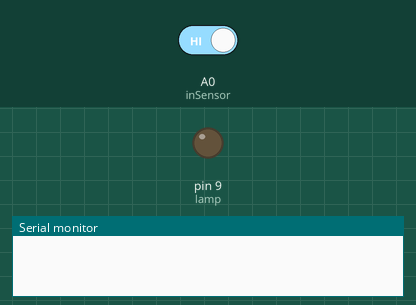
This sketch was run on a simulated Arduino Uno, built with avr-gcc and run on an emulated ATmega328P. Parts: output pins drawn as LEDs (lit = HIGH), the last lines printed to the serial monitor. The inputs (shaded band) are chosen by the test bench; at power-on: A0 (inSensor) HIGH.

Above: at 1.2 s.
1.3 s: A0 (inSensor) driven LOW
At 4.1 s:
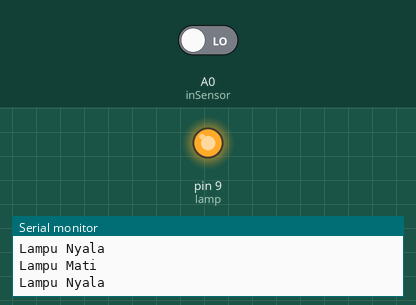
4.3 s: A0 (inSensor) driven HIGH
At 5.4 s:
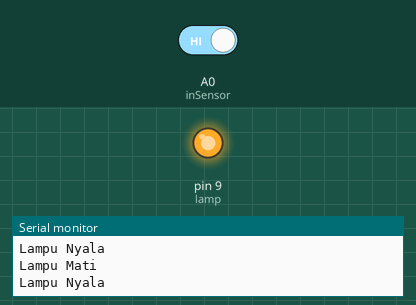
Timing chart, 0 to 7.3 s (numbered marks = the images above; inputs shaded):
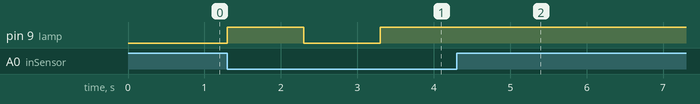

The sketch:

suara-lampu.ino
```cpp
//Rangkaian Pengontrol Lampu dengan Sensor Suara
//Follow My Instagram hanif.jez

boolean lampON = false;
int inSensor = A0;
int lamp = 9;

void setup() {
  Serial.begin(9600);
  pinMode(inSensor, INPUT);
  pinMode(lamp, OUTPUT);
  digitalWrite(lamp, LOW);
}

void loop() {
  if (digitalRead(inSensor) == 0) {
    if (lampON == false) {
      digitalWrite(lamp, HIGH);
      lampON = true;
      Serial.println("Lampu Nyala");
      delay(1000);
    } else {
      digitalWrite(lamp, LOW);
      lampON = false;
      Serial.println("Lampu Mati");
      delay(1000);
    }
  }
}
```

Measured:
- after the input at 1.3 s, pin 9 (lamp): LOW → HIGH at once, → LOW 1.0 s later, → HIGH 1.0 s later
- after the input at 4.3 s, pin 9 (lamp): stops changing and stays HIGH
